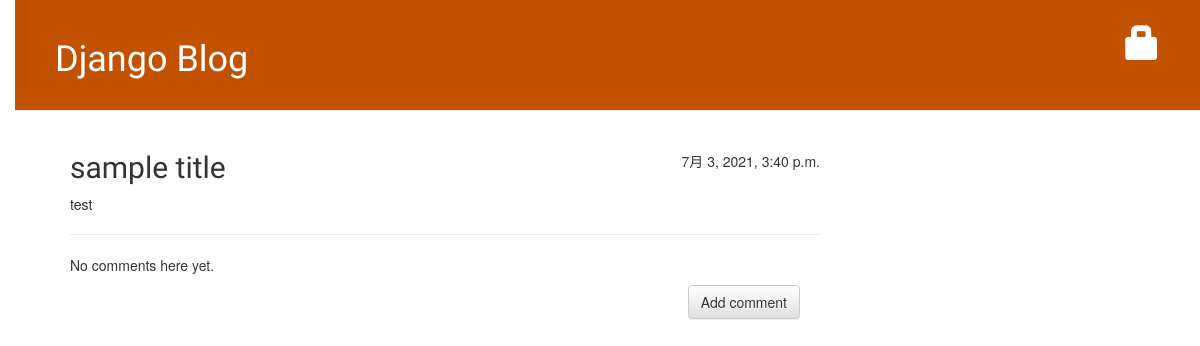
Page /post/5/ on the earlier database version.
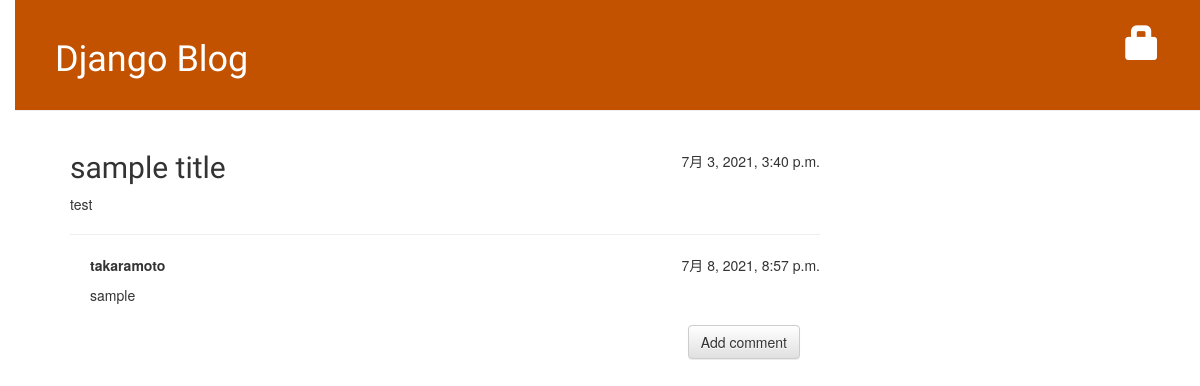
Same page on the later database version.
### blog/models.py (models this page shows, shortened)
class Comment(models.Model):
    post = models.ForeignKey('blog.Post', on_delete=models.CASCADE, related_name="comments")
    author = models.CharField(max_length=200)
    text = models.TextField()
    created_date = models.DateTimeField(default=timezone.now)
    approved_comment = models.BooleanField(default=False)

### blog/views.py (the view)
# urls.py: path('post/<int:pk>/', views.post_detail, name='post_detail'),
def post_detail(request, pk):
    post = get_object_or_404(Post, pk=pk)
    return render(request, 'blog/post_detail.html', {'post': post})

### blog/templates/blog/post_detail.html (shortened to what this page needs)
{% extends 'blog/base.html' %}
{% block content %}
    <div class="post">
        {% if post.published_date %}
            <div class="date">
                {{ post.published_date }}
            </div>
        {% else %}
            # 投稿ボタン
            <a class="btn btn-default" href="{% url 'post_publish' pk=post.pk %}">Publish</a>
        {% endif %}
        <h2>{{ post.title }}</h2>
        <p>{{ post.text|linebreaksbr }}</p>
    </div>
    <hr>
    {% for comment in post.comments.all %}
        {% if user.is_authenticated or comment.approved_comment %}
            <div class="comment">
                <div class="date">
                    {{ comment.created_date }}
                </div>
                <strong>{{ comment.author }}</strong>
                <p>{{ comment.text|linebreaks }}</p>
            </div>
        {% endif %}
    {% empty %}
        <p>No comments here yet.</p>
    {% endfor %}
    <a class="btn btn-default" href="{% url 'add_comment_to_post' pk=post.pk %}">Add comment</a>
{% endblock %}

Differences in the rows shown:
added Comment: created_date "7月 8, 2021, 8:57 p.m.", author "takaramoto", text "sample"
Other differences:
text no longer shown: "No comments here yet."
